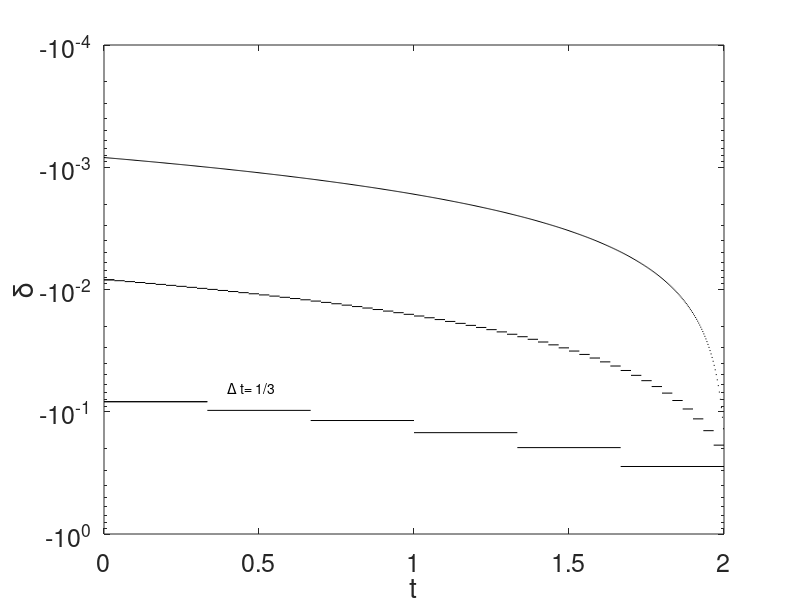

This chart was generated by the following MATLAB code: (Note: this script raises an error after producing the figure.)
%-------------------------------------------------------------------------
%
% File: backward_error.m
% Author: Julia Jankowski
% Date: July 2015
%
% Purpose:
%-------------------------------------------------------------------------

clf
close all
for N= [3,30,300]
    
    y = zeros(2*N+1,1);
    dt = 1/N;
    y(1) = 1;
    
    %backward Euler method
    for k = 2:2*N+1
        y(k)= 4*y(k-1)^2/ (dt+ sqrt(dt^2 + 4*y(k-1)))^2;
    end
    
    delta = zeros(2*N,1);
    
    %compute the optimal backward error for the backward Euler method
    for k = 1:2*N
        delta(k)= 2*(sqrt(y(k))-sqrt(y(k+1)))/dt -1;
    end
    
    tau = linspace(0,2,2*N+1);
    
    %plot error on semilog plot
    semilogy(tau(1:2), [delta(1),delta(1)], 'k-');
    hold on
    
    for k=1:2*N
        if delta(k) == 0,
            break
        end
        semilogy(tau(k:k+1), [delta(k),delta(k)], 'k-');
    end
end

%add labels and set font sizes

set(gca,'fontsize', 18);
%title('Backward Euler')
xlabel('t')
ylabel('\delta')

set(gca,'fontsize', 18);

x1=0.4;
y1= -10^(-1.2);

str1 = '\Delta t= 1/3';
txt1 = text(x1,y1,str1)
txt1.FontSize=14;

x2=0.4;
y2= -10^(-2.2);

str2 = '\Delta t= 1/30';
txt2 = text(x2,y2,str2)
txt2.FontSize=14;


x3=0.4;
y3= -10^(-3.2);

str3 = '\Delta t= 1/300';
txt3 = text(x3,y3,str3)
txt3.FontSize=14;